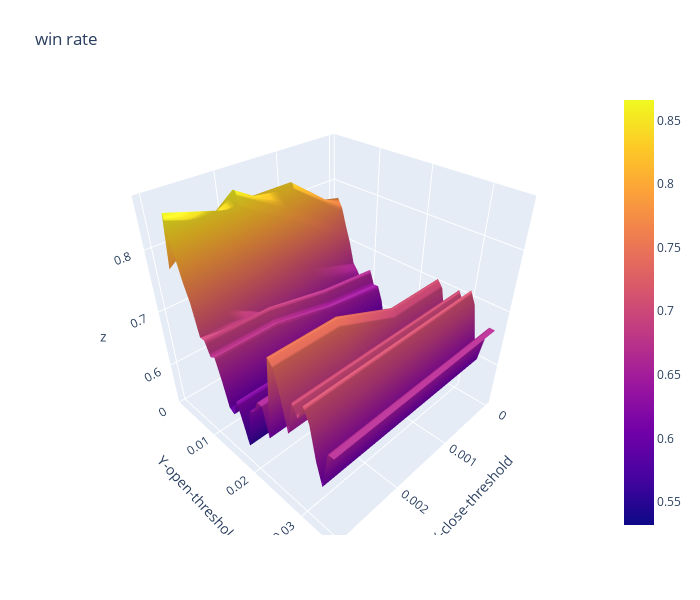

Notebook code for this chart:
### Code cell
import plotly.graph_objects as go

x_data = df_win_rate.columns.to_list() # close threshold

y_data = df_win_rate.index.to_list() # open threshold

z_data = df_win_rate.copy(deep=True) # win rate

fig = go.Figure(data=[go.Surface(z=z_data.values,x=x_data,y=y_data)])

fig.update_layout(title="win rate", # 标题
                  autosize=False,  # 尺度自动缩放
                  width=700,  # 长宽
                  height=600,
                  margin=dict(l=65,r=50,b=65,t=90),  # 4个位置的距离
                  scene=dict(xaxis_title='X-close-threshold',yaxis_title='Y-open-threshold')
                 )

fig.show()

### Figure 1 — Plotly figure (JSON) as saved in the notebook; plotly's stock layout.template omitted (floating-point values rounded to 4 significant figures; data arrays with more than 128 entries replaced by an {"elided": "..."} marker saying what was removed)
{"data": [{"type": "surface", "x": [0, 0.001, 0.002, 0.003], "y": [0.001, 0.002, 0.003, 0.004, 0.005, 0.006, 0.007, 0.008, 0.009, 0.01, 0.011, 0.012, 0.013, 0.014, 0.015, 0.016, 0.017, 0.018, 0.019, 0.02, 0.021, 0.022, 0.023, 0.024, 0.025, 0.026, 0.027, 0.028, 0.029, 0.03, 0.031, 0.032, 0.033, 0.034, 0.035], "z": {"elided": "35x4 float values"}}], "layout": {"autosize": false, "height": 600, "margin": {"b": 65, "l": 65, "r": 50, "t": 90}, "scene": {"xaxis": {"title": {"text": "X-close-threshold"}}, "yaxis": {"title": {"text": "Y-open-threshold"}}}, "title": {"text": "win rate"}, "width": 700}}
